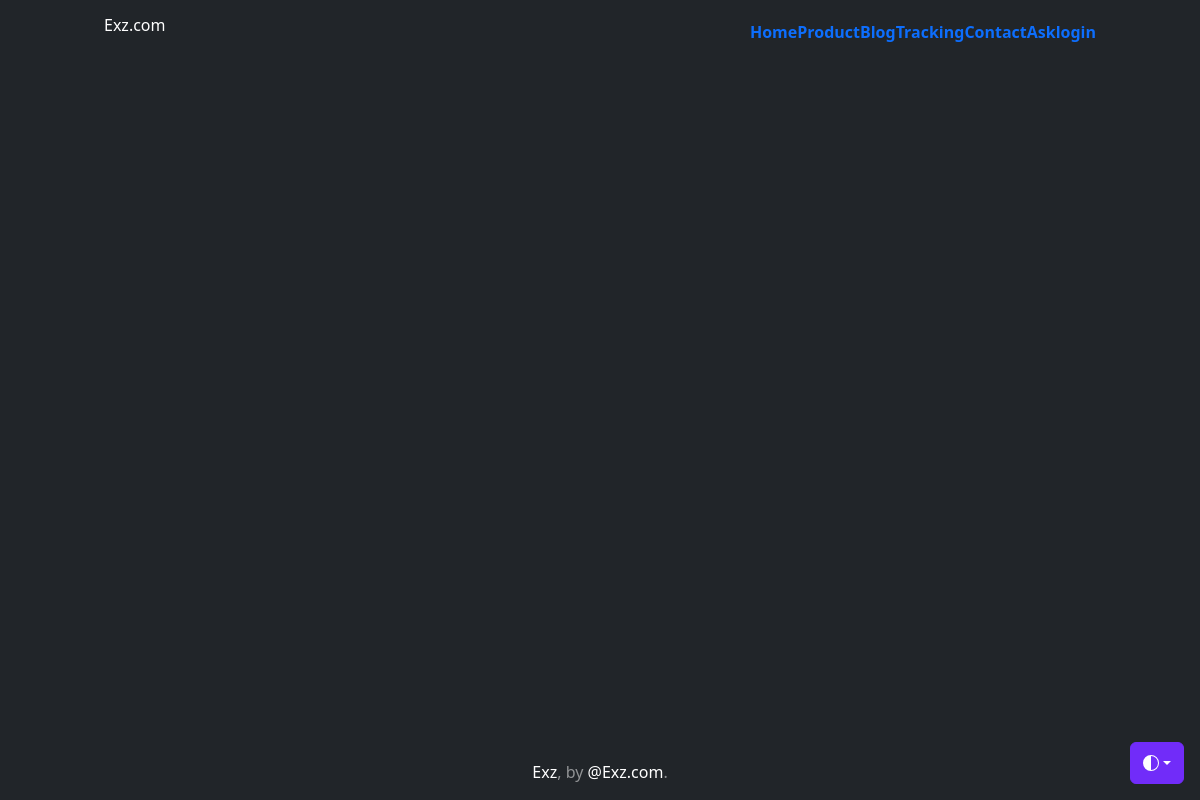
The app's page /mechines/, older data.
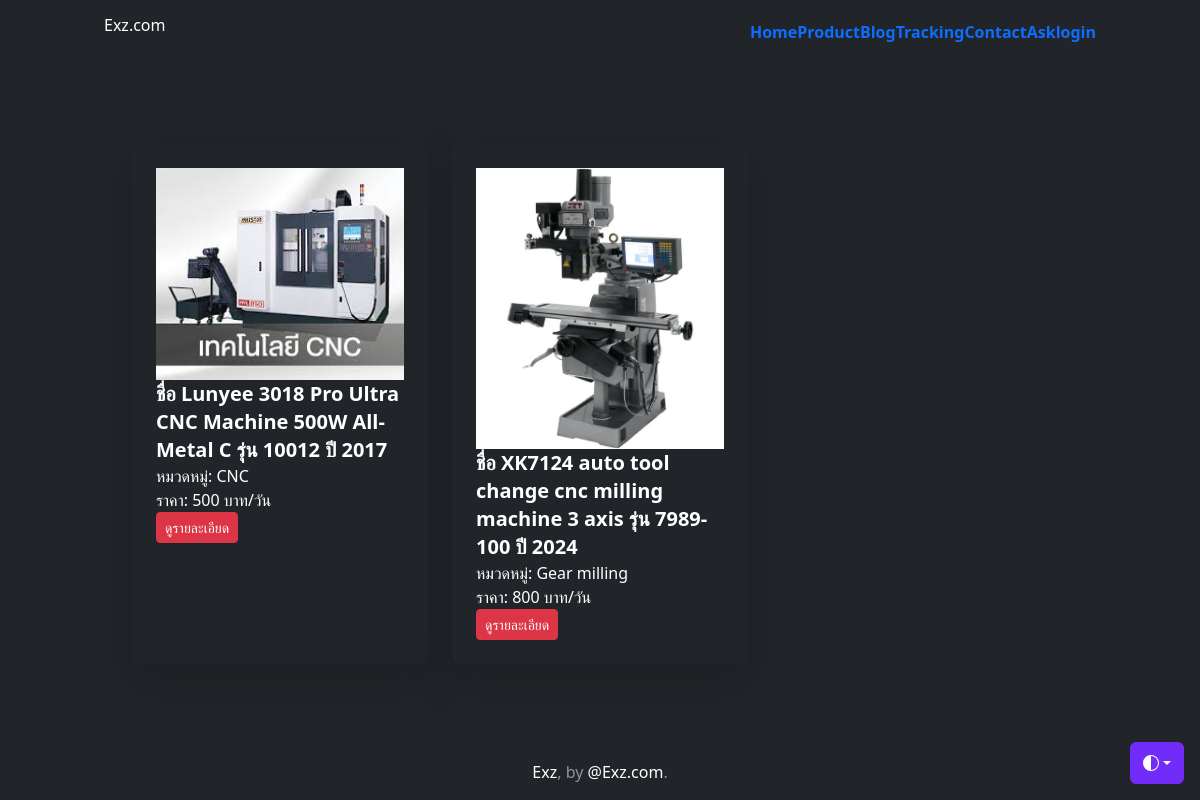
The same page, newer data.
### myapp/models.py (models this page shows, shortened)
class Machine(models.Model):
    MACHINE_TYPE =[
        ("cnc","CNC"),
        ("lathe","Lathe"),
        ("milling","Milling"),
        ("gear milling","Gear milling"),
    ]
    name = models.CharField(max_length=50)
    model = models.CharField(max_length=50)
    year = models.CharField(max_length=4)
    machine_type = models.CharField(max_length=100, choices=MACHINE_TYPE, default="CNC")
    images = models.ImageField(upload_to="machines", null=True, blank=True)
    price_per_day = models.IntegerField(default=0)
    price_discount = models.IntegerField(default=0, null=True, blank=True)
    earnest_money = models.IntegerField(default=1000, null=True, blank=True)
    available = models.BooleanField(default=True)

### myapp/views.py (the view)
# urls.py: path('mechines/',AllMachine, name='all-machine-page'),
def AllMachine(request):
    machines = Machine.objects.filter(available=True)
    context = {"machines": machines}
    return render(request, "myapp/machines.html", context)

### myapp/templates/myapp/machines.html (shortened to what this page needs)
{% extends 'myapp/base.html' %}
{% block content %}
    <div class="container mx-auto text-left">
        <div class="grid grid-cols-1 md:grid-cols-3 gap-4">
           {% for machine in machines %}
            <div class="bg-dark p-6 rounded-lg shadow-lg">
                {% if machine.images %}
                <img class="bd-placeholder-img card-img-top" width="100%" height="225" style="object-fit: cover;" src="{{ machine.images.url }}"></img>
                {% else %}
                <p>ไม่มีรูป</p>
                {% endif %}
                <h2 class="text-xl font-bold">ชื่อ {{ machine.name }} รุ่น {{ machine.model }} ปี {{ machine.year }}</h2>
                <p>หมวดหมู่: {{ machine.get_machine_type_display }}</p>
                <p>ราคา: {{ machine.price_per_day }} บาท/วัน</p>
                <a href="{% url 'machine-detail-page' machine.id %}" class="btn btn-danger btn-sm">ดูรายละเอียด</a>
            </div>
            {% endfor %}
        </div>
    </div>
{% endblock content %}

Row changes from the older to the newer data that the page shows:
added Machine: images (picture), name "Lunyee 3018 Pro Ultra CNC Machine 500W All-Metal C", model "10012", year "2017", machine_type "CNC", price_per_day "500"
added Machine: images (picture), name "XK7124 auto tool change cnc milling machine 3 axis", model "7989-100", year "2024", machine_type "Gear milling", price_per_day "800"
